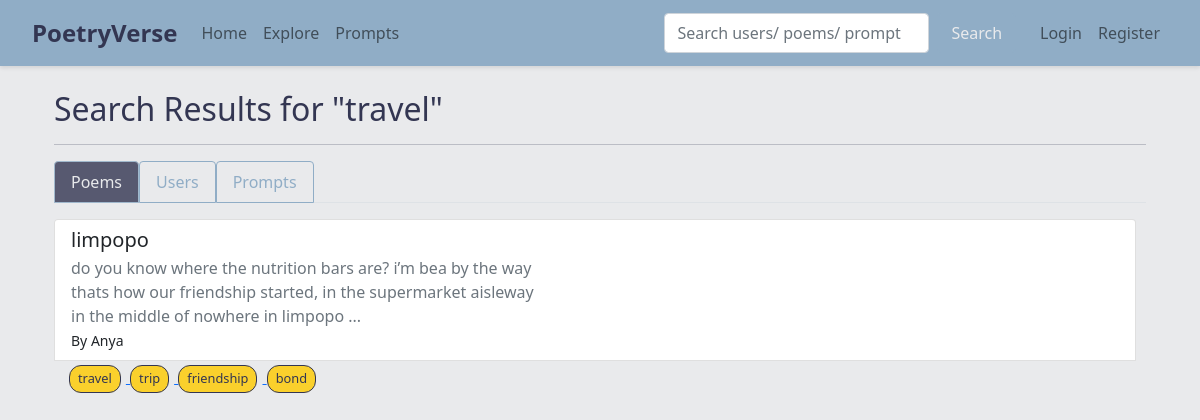
/search?q=travel, run on the app's committed database.
### app.py (models this page shows)
class Tag(db.Model):
    id = db.Column(db.Integer, primary_key=True)
    name = db.Column(db.String(50), unique=True, nullable=False)

class Poem(db.Model):
    id = db.Column(db.Integer, primary_key=True)
    title = db.Column(db.String(200), nullable=False)
    content = db.Column(db.Text, nullable=False)
    poem_type = db.Column(db.String(100), nullable=True)
    rating = db.Column(db.Integer, default=0)
    user_id = db.Column(db.Integer, db.ForeignKey('user.id'), nullable=False)
    collection_id = db.Column(db.Integer, db.ForeignKey('collection.id'), nullable=True)
    visibility = db.Column(db.String(10), nullable=False, default='public')
    comments = db.relationship('Comment', backref='poem', lazy=True, cascade="all, delete-orphan")
    tags = db.relationship('Tag', secondary=poem_tags, backref=db.backref('poems', lazy='dynamic'))
    prompt_id = db.Column(db.Integer, db.ForeignKey('prompt.id'), nullable=True)

class User(db.Model, UserMixin):
    id = db.Column(db.Integer, primary_key=True)
    username = db.Column(db.String(150), unique=True, nullable=False)
    email = db.Column(db.String(150), unique=True, nullable=False)
    password = db.Column(db.String(200), nullable=False)
    description = db.Column(db.Text, nullable=True)
    profile_image = db.Column(db.String(300), nullable=True)
    poems = db.relationship('Poem', backref='author', lazy=True)
    collections = db.relationship('Collection', backref='owner', lazy=True)
    favorite_poems = db.relationship('Poem', secondary=favorites, backref=db.backref('favorited_by', lazy='dynamic'))
    following = db.relationship('User', secondary=followers,
                                primaryjoin=(followers.c.follower_id == id),
                                secondaryjoin=(followers.c.followed_id == id),
                                backref=db.backref('followers', lazy='dynamic'),
                                lazy='dynamic')

### app.py (the view)
@app.route('/search')
def search():
    query = request.args.get('q', '')
    user_results = []
    poem_results = []
    prompt_results = []
    if query:
        user_results = User.query.filter(User.username.ilike(f"%{query}%")).all()
        poem_results = Poem.query.filter(
            Poem.visibility=='public',
            ((Poem.title.ilike(f"%{query}%")) | (Poem.content.ilike(f"%{query}%")))
        ).all()
        tag_poems = Poem.query.join(Poem.tags).filter(Tag.name.ilike(f"%{query.lower()}%")).all()
        poem_results = list({p.id: p for p in poem_results + tag_poems}.values())
        prompt_results = Prompt.query.filter(
            (Prompt.title.ilike(f"%{query}%")) | (Prompt.description.ilike(f"%{query}%"))
        ).all()
    return render_template('search.html', query=query, user_results=user_results, poem_results=poem_results, prompt_results=prompt_results)

### templates/search.html (shortened to what this page needs)
{% extends "base.html" %}
{% block content %}
<div class="container my-4">
  <h2>Search Results for "{{ query }}"</h2>
  <hr>
  <ul class="nav nav-tabs custom-tab-header" id="searchTabs" role="tablist">
    <li class="nav-item" role="presentation">
      <button class="nav-link active" id="poems-tab" data-bs-toggle="tab" data-bs-target="#poems" type="button" role="tab" aria-controls="poems" aria-selected="false">Poems</button>
    </li>
    <li class="nav-item" role="presentation">
      <button class="nav-link" id="users-tab" data-bs-toggle="tab" data-bs-target="#users" type="button" role="tab" aria-controls="users" aria-selected="true">Users</button>
    </li>
    <li class="nav-item" role="presentation">
      <button class="nav-link" id="prompts-tab" data-bs-toggle="tab" data-bs-target="#prompts" type="button" role="tab" aria-controls="prompts" aria-selected="false">Prompts</button>
    </li>
  </ul>
  <div class="tab-content" id="searchTabsContent">
    <div class="tab-pane fade custom-tab show active" id="poems" role="tabpanel" aria-labelledby="poems-tab">
      <div class="mt-3">
        {% if poem_results %}
          <div class="list-group search-results-container">
            {% for poem in poem_results %}
              <a href="{{ url_for('view_poem', poem_id=poem.id) }}" class="list-group-item list-group-item-action">
                <h5 class="mb-1">{{ poem.title }}</h5>
                {% set lines = poem.content.split('\n') %}
                {% set snippet = lines[:3]|join('<br>') %}
                <p class="text-muted mb-0">
                  {{ snippet|safe }}{% if lines|length > 3 %}...{% endif %}
                </p>
                <small>By {{ poem.author.username }}</small>
              </a>
              {% if poem.tags %}
                <div class="mt-1" style="padding-left: 15px;">
                  {% for tag in poem.tags %}
                    <a href="{{ url_for('search', q=tag.name) }}" class="tag-chip-link">
                      <span class="tag-chip-display">{{ tag.name }}</span>
                    </a>
                  {% endfor %}
                </div>
              {% endif %}
            {% endfor %}
          </div>
        {% else %}
          <p>No poems found.</p>
        {% endif %}
      </div>
    </div>
  </div>
</div>
{% endblock %}

### static/css/global.css (style rules this page uses)
body { background-color: #e9eaec; color: #333652; }
.search-results-container { max-height: 600px; overflow-y: auto; padding-right: 10px; }
.tag-chip-display { display: inline-block; background-color: #fad02c; color: #333652; padding: 3px 8px; border: 1px solid #333652; border-radius: 12px; font-size: 0.8rem; margin-right: 5px; transition: color 0.9s ease-in-out; }
.custom-tab { color: #90adc6; }
.custom-tab-header .nav-link { color: #90adc6 !important; border-color: #90adc6 !important; border-bottom-color: #90adc6 !important; }
.custom-tab-header .nav-link.active { color: #e9eaec !important; background-color: #333652; border-color: #90adc6 !important; border-bottom-color: #90adc6 !important; opacity: 0.8; }

### data on the page
Tag: name "travel"
Poem: title "limpopo", snippet "do you know where the nutrition bars are? i’m bea by the way thats how our friendship started, in the supermarket aisleway in the middle of nowhere in limpopo", author.username "Anya"
Tag: name "trip"
Tag: name "friendship"
Tag: name "bond"
